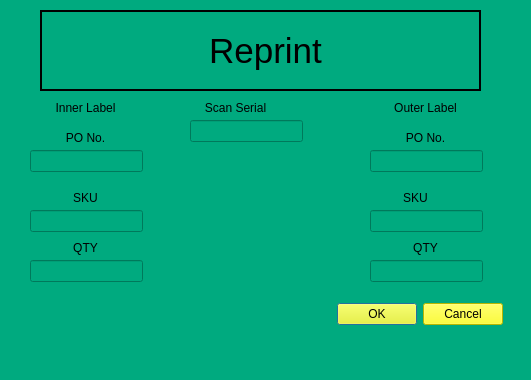
<?xml version="1.0" encoding="UTF-8"?>
<ui version="4.0">
 <class>MainWindow</class>
 <widget class="QMainWindow" name="MainWindow">
  <property name="geometry">
   <rect>
    <x>0</x>
    <y>0</y>
    <width>531</width>
    <height>380</height>
   </rect>
  </property>
  <property name="windowTitle">
   <string>MainWindow</string>
  </property>
  <property name="styleSheet">
   <string notr="true">background-color: rgb(0, 170, 127);</string>
  </property>
  <widget class="QWidget" name="centralwidget">
   <widget class="QWidget" name="widget" native="true">
    <property name="geometry">
     <rect>
      <x>40</x>
      <y>10</y>
      <width>441</width>
      <height>81</height>
     </rect>
    </property>
    <property name="styleSheet">
     <string notr="true">border: 2px solid;</string>
    </property>
    <widget class="QLabel" name="label">
     <property name="geometry">
      <rect>
       <x>110</x>
       <y>10</y>
       <width>231</width>
       <height>61</height>
      </rect>
     </property>
     <property name="font">
      <font>
       <pointsize>26</pointsize>
      </font>
     </property>
     <property name="styleSheet">
      <string notr="true">border: none;</string>
     </property>
     <property name="text">
      <string>Reprint</string>
     </property>
     <property name="alignment">
      <set>Qt::AlignCenter</set>
     </property>
    </widget>
    <widget class="QLabel" name="label_11">
     <property name="geometry">
      <rect>
       <x>90</x>
       <y>20</y>
       <width>51</width>
       <height>51</height>
      </rect>
     </property>
     <property name="styleSheet">
      <string notr="true">border: none;</string>
     </property>
     <property name="text">
      <string/>
     </property>
     <property name="textFormat">
      <enum>Qt::AutoText</enum>
     </property>
     <property name="pixmap">
      <pixmap>../activity_monitoring/static/kaertech_logo192.png</pixmap>
     </property>
     <property name="scaledContents">
      <bool>true</bool>
     </property>
    </widget>
   </widget>
   <widget class="QLineEdit" name="reprintinnerponolineEdit">
    <property name="geometry">
     <rect>
      <x>30</x>
      <y>150</y>
      <width>113</width>
      <height>22</height>
     </rect>
    </property>
   </widget>
   <widget class="QLineEdit" name="reprintouterponolineEdit">
    <property name="geometry">
     <rect>
      <x>370</x>
      <y>150</y>
      <width>113</width>
      <height>22</height>
     </rect>
    </property>
   </widget>
   <widget class="QLineEdit" name="reprintinnerqtylineEdit">
    <property name="geometry">
     <rect>
      <x>30</x>
      <y>260</y>
      <width>113</width>
      <height>22</height>
     </rect>
    </property>
   </widget>
   <widget class="QLineEdit" name="reprintouterqtylineEdit">
    <property name="geometry">
     <rect>
      <x>370</x>
      <y>260</y>
      <width>113</width>
      <height>22</height>
     </rect>
    </property>
   </widget>
   <widget class="QLabel" name="label_2">
    <property name="geometry">
     <rect>
      <x>190</x>
      <y>100</y>
      <width>91</width>
      <height>16</height>
     </rect>
    </property>
    <property name="text">
     <string>Scan Serial</string>
    </property>
    <property name="alignment">
     <set>Qt::AlignCenter</set>
    </property>
   </widget>
   <widget class="QLineEdit" name="reprintscanserial">
    <property name="geometry">
     <rect>
      <x>190</x>
      <y>120</y>
      <width>113</width>
      <height>22</height>
     </rect>
    </property>
   </widget>
   <widget class="QLabel" name="label_3">
    <property name="geometry">
     <rect>
      <x>40</x>
      <y>240</y>
      <width>91</width>
      <height>16</height>
     </rect>
    </property>
    <property name="text">
     <string>QTY</string>
    </property>
    <property name="alignment">
     <set>Qt::AlignCenter</set>
    </property>
   </widget>
   <widget class="QLabel" name="label_4">
    <property name="geometry">
     <rect>
      <x>380</x>
      <y>240</y>
      <width>91</width>
      <height>16</height>
     </rect>
    </property>
    <property name="text">
     <string>QTY</string>
    </property>
    <property name="alignment">
     <set>Qt::AlignCenter</set>
    </property>
   </widget>
   <widget class="QLineEdit" name="reprintinnerskulineEdit">
    <property name="geometry">
     <rect>
      <x>30</x>
      <y>210</y>
      <width>113</width>
      <height>22</height>
     </rect>
    </property>
   </widget>
   <widget class="QLineEdit" name="reprintouterskulineEdit">
    <property name="geometry">
     <rect>
      <x>370</x>
      <y>210</y>
      <width>113</width>
      <height>22</height>
     </rect>
    </property>
   </widget>
   <widget class="QLabel" name="label_5">
    <property name="geometry">
     <rect>
      <x>40</x>
      <y>130</y>
      <width>91</width>
      <height>16</height>
     </rect>
    </property>
    <property name="text">
     <string>PO No.</string>
    </property>
    <property name="alignment">
     <set>Qt::AlignCenter</set>
    </property>
   </widget>
   <widget class="QLabel" name="label_6">
    <property name="geometry">
     <rect>
      <x>40</x>
      <y>100</y>
      <width>91</width>
      <height>16</height>
     </rect>
    </property>
    <property name="text">
     <string>Inner Label</string>
    </property>
    <property name="alignment">
     <set>Qt::AlignCenter</set>
    </property>
   </widget>
   <widget class="QLabel" name="label_7">
    <property name="geometry">
     <rect>
      <x>380</x>
      <y>100</y>
      <width>91</width>
      <height>16</height>
     </rect>
    </property>
    <property name="text">
     <string>Outer Label</string>
    </property>
    <property name="alignment">
     <set>Qt::AlignCenter</set>
    </property>
   </widget>
   <widget class="QLabel" name="label_8">
    <property name="geometry">
     <rect>
      <x>380</x>
      <y>130</y>
      <width>91</width>
      <height>16</height>
     </rect>
    </property>
    <property name="text">
     <string>PO No.</string>
    </property>
    <property name="alignment">
     <set>Qt::AlignCenter</set>
    </property>
   </widget>
   <widget class="QLabel" name="label_9">
    <property name="geometry">
     <rect>
      <x>40</x>
      <y>190</y>
      <width>91</width>
      <height>16</height>
     </rect>
    </property>
    <property name="text">
     <string>SKU</string>
    </property>
    <property name="alignment">
     <set>Qt::AlignCenter</set>
    </property>
   </widget>
   <widget class="QLabel" name="label_10">
    <property name="geometry">
     <rect>
      <x>370</x>
      <y>190</y>
      <width>91</width>
      <height>16</height>
     </rect>
    </property>
    <property name="text">
     <string>SKU</string>
    </property>
    <property name="alignment">
     <set>Qt::AlignCenter</set>
    </property>
   </widget>
   <widget class="QDialogButtonBox" name="buttonBox">
    <property name="geometry">
     <rect>
      <x>310</x>
      <y>300</y>
      <width>193</width>
      <height>28</height>
     </rect>
    </property>
    <property name="styleSheet">
     <string notr="true">background-color: yellow</string>
    </property>
    <property name="standardButtons">
     <set>QDialogButtonBox::Cancel|QDialogButtonBox::Ok</set>
    </property>
   </widget>
  </widget>
  <widget class="QMenuBar" name="menubar">
   <property name="geometry">
    <rect>
     <x>0</x>
     <y>0</y>
     <width>531</width>
     <height>26</height>
    </rect>
   </property>
  </widget>
  <widget class="QStatusBar" name="statusbar"/>
 </widget>
 <resources/>
 <connections/>
</ui>
